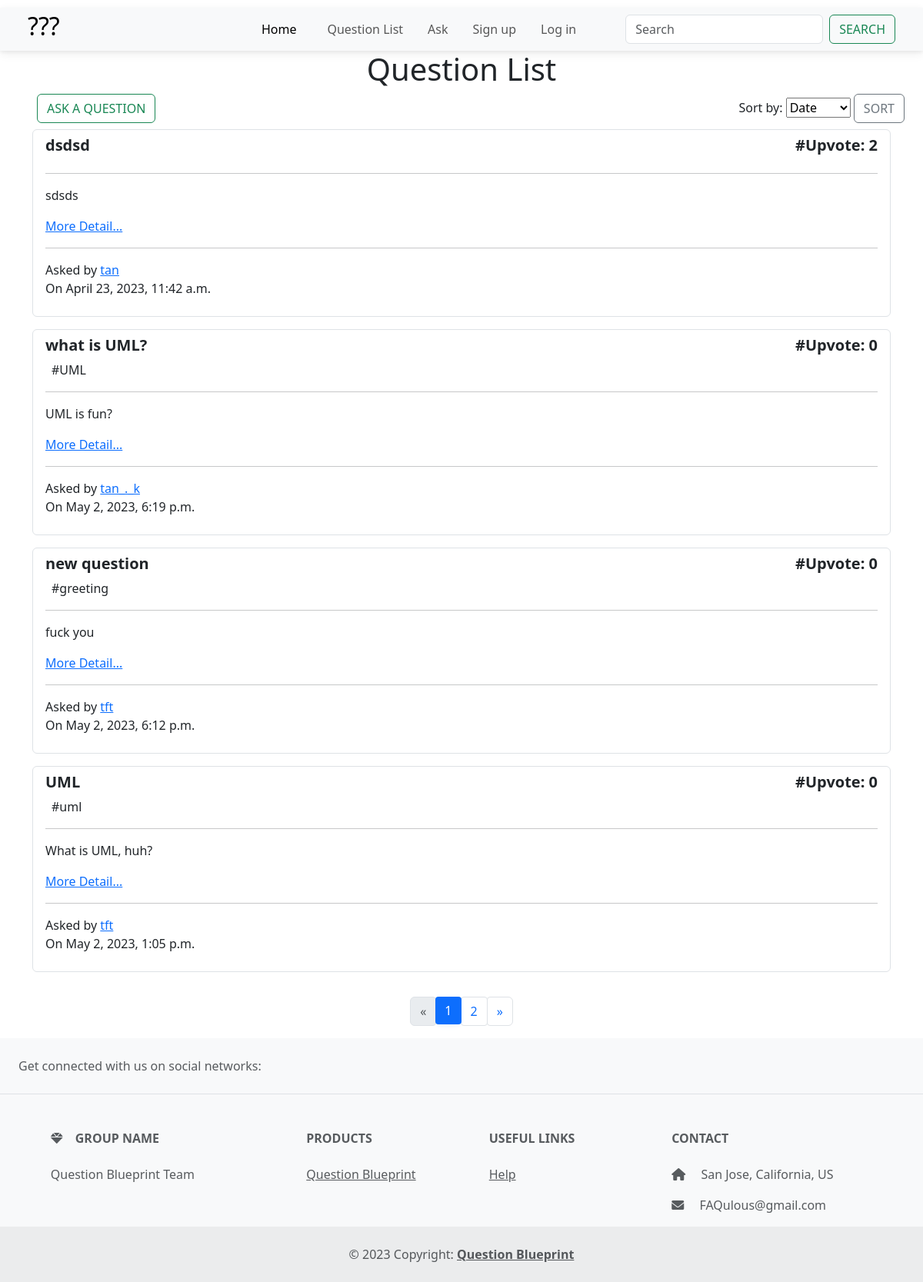
The page /question/ on the database as committed earlier.
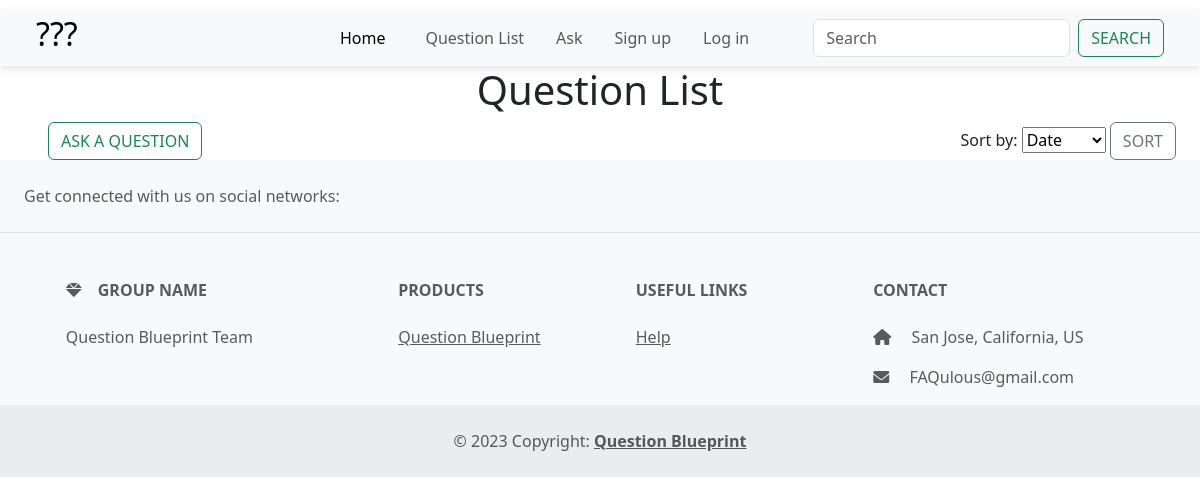
The same page on the database as committed later.
### main_app/models.py (models this page shows, shortened)
class Question(models.Model):
    user = models.ForeignKey(User, on_delete=models.CASCADE)
    title = models.CharField(max_length=200, blank=False, null=False)
    content = models.TextField(max_length=20000, blank=False, null=False)
    tag = TaggableManager(blank=True)
    upvote_num = models.IntegerField(default=0)
    created_date = models.DateTimeField(default=timezone.now)

### main_app/views.py (the view)
# urls.py: path('question/', views.QuestionListView.as_view(), name='question_view'),
class QuestionListView(ListView):
    model = Question
    ordering = ['-created_date']
    template_name = 'main_app/question_list.html'
    def get_context_data(self, **kwargs):
        context = super().get_context_data(**kwargs)
        questions = self.model.objects.all()
        sort_by = self.request.GET.get('sort', '-upvote_num')
        if sort_by == 'created_date':
            sorted_questions = questions.order_by('-created_date', '-upvote_num')
        else:
            sorted_questions = questions.order_by('-upvote_num','-created_date')
        paginator = Paginator(sorted_questions,4)  # 3 questions per page
        page_number = self.request.GET.get('page', 1)
        page_obj = paginator.get_page(page_number)
        context['sorted_questions'] = page_obj
        return context

### main_app/templates/main_app/question_list.html (shortened to what this page needs)
{% extends "base_nav.html" %}
{% load crispy_forms_tags %}
{% block content%}
<h1 class="text-center mb-2">Question List</h1>
<div class="d-flex justify-content-between mx-4">
  {% if user.is_authenticated %}
  <a href="{% url 'main_app:question_ask_view' %}" class=" mx-4">
    <button class="btn btn-outline-success  mx-4">Ask a question</button>
  </a>
  {% else %}
  <a href="{% url 'login' %}" class="me-auto mx-4">
    <button class="btn btn-outline-success">Ask a question</button>
  </a>
  {% endif %}
  <form method="GET">
    <label for="sort">Sort by:</label>
    <select id="sort" name="sort">
      <option value="created_date" {% if request.GET.sort == 'created' %}selected{% endif %}>Date</option>
    </select>
    <button class="btn btn-outline-secondary" type="submit">Sort</button>
  </form>
</div>
<div id="question-list">
  {% for question in sorted_questions %}
  <div class="container py-2">
    <div class="list-group">
      <div class="list-group-item list-group-item-action">
        <div class="d-flex justify-content-between">
          <h5 class="fw-bold">{{question.title}}</h5>
          <h5 class="fw-bold">#Upvote: {{question.upvote_num}}</h5>
        </div>
        <div class="d-flex flex-row">
          <div class="d-flex flex-row flex-wrap">
            {% for t in question.tag.all %}
            <div class="p-2 py-0">#{{t}}</div>
            {% endfor %}
          </div>
        </div>
        <hr>
        {% if question.content|wordcount < 15 and question.content|length < 100 %}
        <p class="">{{question.content}}</p>
        {% else %}
        <p>{{question.content|truncatechars:40}}</p>
        {% endif %}
        <a href="{% url 'main_app:question_detail_view' question.id %}">More Detail...</a>
        <hr />
        <span>Asked by <a href="{% url 'profile_view' question.user.username %}">{{question.user}}</a></span>
        <p>On {{question.created_date}}</p>
      </div>
    </div>
  </div>
  {% endfor %}
</div>
{% if sorted_questions.has_other_pages %}
  <ul class="pagination justify-content-center mt-4">
    {% if sorted_questions.has_previous %}
      <li class="page-item">
        <a class="page-link" href="?page={{ sorted_questions.previous_page_number }}">«</a>
      </li>
    {% else %}
      <li class="page-item disabled">
        <span class="page-link">«</span>
      </li>
    {% endif %}
    {% for i in sorted_questions.paginator.page_range %}
      {% if sorted_questions.number == i %}
        <li class="page-item active">
          <span class="page-link">{{ i }} <span class="sr-only">(current)</span></span>
        </li>
      {% else %}
        <li class="page-item">
          <a class="page-link" href="?page={{ i }}">{{ i }}</a>
        </li>
      {% endif %}
    {% endfor %}
    {% if sorted_questions.has_next %}
      <li class="page-item">
        <a class="page-link" href="?page={{ sorted_questions.next_page_number }}">»</a>
      </li>
    {% else %}
      <li class="page-item disabled">
        <span class="page-link">»</span>
      </li>
    {% endif %}
  </ul>
{% endif %}
{% endblock %}

### templates/base_nav.html (shortened to what this page needs)
{% load static %}
<!DOCTYPE html>
<html lang="en">
  <head>
    <link rel="stylesheet" href="/static/style.css" />
    <link
      href="https://cdnjs.cloudflare.com/ajax/libs/font-awesome/6.0.0/css/all.min.css"
      rel="stylesheet"
    />
    <link
      href="https://cdnjs.cloudflare.com/ajax/libs/mdb-ui-kit/6.1.0/mdb.min.css"
      rel="stylesheet"
    />
    <link
      href="https://cdn.jsdelivr.net/npm/bootstrap@5.3.0-alpha1/dist/css/bootstrap.min.css"
      rel="stylesheet"
    />
  </head>
  <body>
    <nav class="navbar navbar-expand-lg bg-light px-4 py-0">
      <div class="container-fluid">
        <a class="navbar-brand" href="{% url 'main_app:home' %}">
            <h2>???</h2>
        </a>
        <div class="collapse navbar-collapse" id="navbarSupportedContent">
          <ul class="navbar-nav ms-auto mb-2 mb-lg-0 px-5">
            <li class="nav-item px-3">
              <a class="nav-link active" aria-current="page" href="{% url 'main_app:home' %}">Home</a>
            </li>
            <li class="nav-item px-2">
              <a class="nav-link" href="{% url 'main_app:question_view' %}">Question List</a>
            </li>
            <li class="nav-item px-2">
              <a class="nav-link" href="{% url 'main_app:question_ask_view' %}">Ask</a>
            </li>
            {% if user.is_authenticated %}
            <li class="nav-item px-2">
              <a class="nav-link" href="{% url 'profile_view' user.username %}">Profile</a>
            </li>
            <li class="nav-item px-2">
              <a class="nav-link" href="{% url 'logout' %}">Logout</a>
            </li>
            {% else %}
            <li class="nav-item px-2">
              <a class="nav-link" href="{% url 'register' %}">Sign up</a>
            </li>
            <li class="nav-item px-2">
              <a class="nav-link" href="{% url 'login' %}">Log in</a>
            </li>
            {% endif %}
          </ul>
          <form class="d-flex" role="search">
            <input
              class="form-control me-2"
              type="search"
              placeholder="Search"
              aria-label="Search"
              id="search-input"
            />
            <button class="btn btn-outline-success" type="submit">
              Search
            </button>
          </form>
        </div>
      </div>
    </nav>
    {% block content %} {% endblock content %}
    <footer class="text-center text-lg-start bg-light text-muted">
      <section
        class="d-flex justify-content-center justify-content-lg-between p-4 border-bottom"
      >
        <div class="me-5 d-none d-lg-block">
          <span>Get connected with us on social networks:</span>
        </div>
      </section>
      <section class="">
        <div class="container text-center text-md-start mt-5">
          <div class="row mt-3">
            <div class="col-md-3 col-lg-4 col-xl-3 mx-auto mb-4">
              <h6 class="text-uppercase fw-bold mb-4">
                <i class="fas fa-gem me-3"></i>Group name
              </h6>
              <p>Question Blueprint Team</p>
            </div>
            <div class="col-md-2 col-lg-2 col-xl-2 mx-auto mb-4">
              <h6 class="text-uppercase fw-bold mb-4">Products</h6>
              <p>
                <a href="#!" class="text-reset">Question Blueprint</a>
              </p>
            </div>
            <div class="col-md-3 col-lg-2 col-xl-2 mx-auto mb-4">
              <h6 class="text-uppercase fw-bold mb-4">Useful links</h6>
              <p>
                <a href="#!" class="text-reset">Help</a>
              </p>
            </div>
            <div class="col-md-4 col-lg-3 col-xl-3 mx-auto mb-md-0 mb-2">
              <h6 class="text-uppercase fw-bold mb-4">Contact</h6>
              <p><i class="fas fa-home me-3"></i> San Jose, California, US</p>
              <p>
                <i class="fas fa-envelope me-3"></i>
                FAQulous@gmail.com
              </p>
            </div>
          </div>
        </div>
      </section>
      <div
        class="text-center p-4"
        style="background-color: rgba(0, 0, 0, 0.05)"
      >
        © 2023 Copyright:
        <a class="text-reset fw-bold" href=""> Question Blueprint</a>
      </div>
    </footer>
  </body>
</html>

### static/style.css (style rules this page uses)
button { padding: 10px; margin: 10px; font-size: 20px; border-radius: 40px; }

Rows that differ between the two databases and show on the page:
removed Question: title "dsdsd", upvote_num "2", content "sdsds", user "tan", created_date "April 23, 2023, 11:42 a.m."
removed Question: title "what is UML?", upvote_num "0", content "UML is fun?", user "tan_._k", created_date "May 2, 2023, 6:19 p.m."
no longer on this page (row unchanged): Tag: name "UML", shown under "what is UML?"
removed Question: title "new question", upvote_num "0", content "fuck you", user "tft", created_date "May 2, 2023, 6:12 p.m."
no longer on this page (row unchanged): Tag: name "greeting", shown under "new question"
removed Question: title "UML", upvote_num "0", content "What is UML, huh?", user "tft", created_date "May 2, 2023, 1:05 p.m."
no longer on this page (row unchanged): Tag: name "uml", shown under "UML"
Other text that changed with them:
list line gone: "1"
list line gone: "2"
